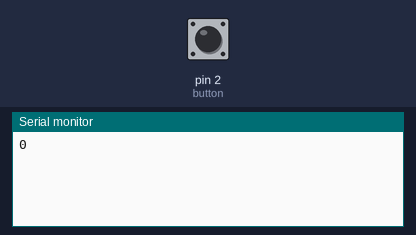
A sketch run on a simulated Arduino Uno, built with avr-gcc and run on an emulated ATmega328P. Shown: the last lines printed to the serial monitor. The inputs (shaded band) are chosen by the test bench; at power-on: pin 2 (button) HIGH.

Above: at 1.2 s.
1.3 s: pin 2 (button) pulled LOW for 0.15 s
At 2.5 s:
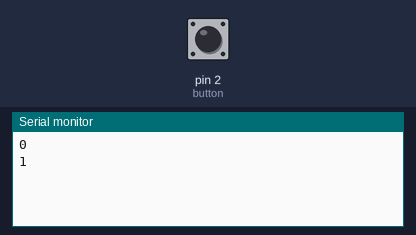
2.9 s: pin 2 (button) pulled LOW for 1 s
At 4.5 s:
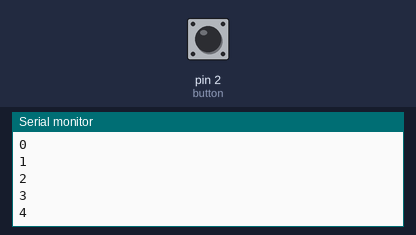
5.4 s: pin 2 (button) pulled LOW for 0.15 s
At 5.8 s:
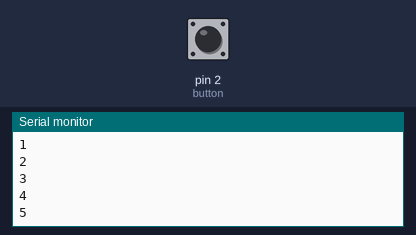
Timing chart, 0 to 8.4 s (numbered marks = the images above; inputs shaded):
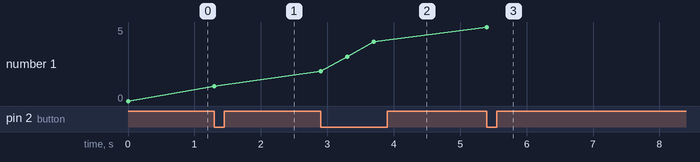

Measured:
- after the input at 1.3 s, the serial monitor: prints a new line at once (image 1)
- after the input at 2.9 s, the serial monitor: prints a new line at once (image 2)
- after the input at 5.4 s, the serial monitor: prints a new line at once (image 3)
- plotted number 1: 0 → 1 after the input at 1.3 s, 1 → 4 after the input at 2.9 s, 4 → 5 after the input at 5.4 s

The sketch:

Increasing_a_variable_by_pressing_button.ino
```cpp
int button = 2;
int i;

void setup()
{
  Serial.begin(9600);
  pinMode(button, INPUT_PULLUP);
  Serial.println(i);
}

void loop()
{
  int button_state = digitalRead(button);
  if(button_state == LOW)
  {
    i++;
    Serial.println(i);
    delay(400);
  }
}
```
